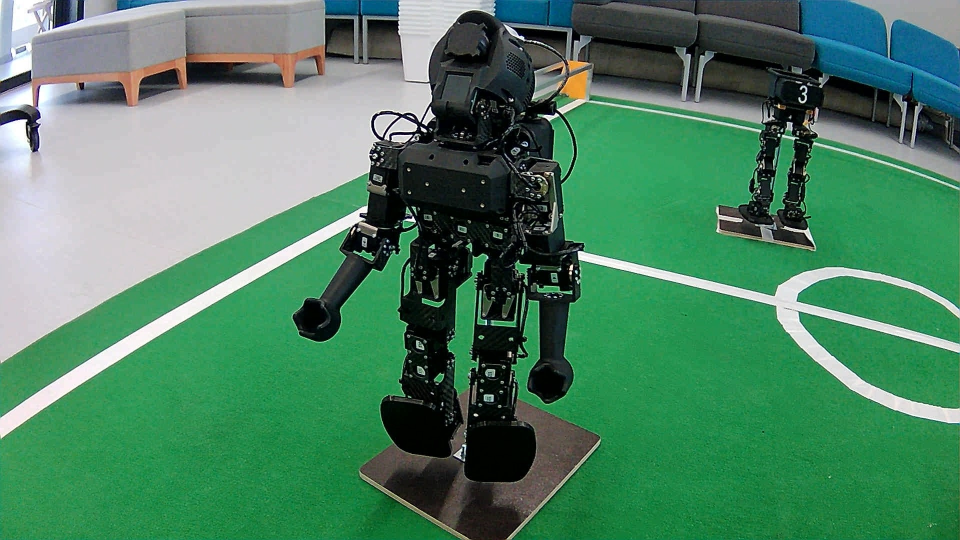
#> input picture October2024 Project/pythonProject2/prp.jpg, 1920 x 1080 px, given in place of the camera (shown at 1/2 size)
$ python 4_HSV.py   (older library calls are emulated)
#> lines starting #> are read from the running program, lines starting #| are printed output that depends on the picture; after the words box and inside, x2 and y2 are one past the last pixel; in counts of white or black regions, pixels touching at a corner belong together
#H - Hue
#S - Saturation
#V - Value
#l* - low
#h* - high

import numpy as np
import cv2

cv2.namedWindow("mask")

lh, ls, lv = (0,33,120)
hh, hs, hv = (78,93,255)

def nothing(x):
    pass


cv2.createTrackbar("lh", "mask", lh, 255, nothing)
cv2.createTrackbar("ls", "mask", ls, 255, nothing)
cv2.createTrackbar("lv", "mask", lv, 255, nothing)
cv2.createTrackbar("hh", "mask", hh, 255, nothing)
cv2.createTrackbar("hs", "mask", hs, 255, nothing)
cv2.createTrackbar("hv", "mask", hv, 255, nothing)

cam = cv2.VideoCapture(0)

while (True):
    success, frame = cam.read()
#> frame is the input picture: shape (1080, 1920, 3); mean B, G, R 99.4, 129.3, 76.8

    # [6 lines of commented-out code are left out]

    hsv = cv2.cvtColor(frame, cv2.COLOR_BGR2HSV)
#> hsv: shape (1080, 1920, 3); mean H, S, V 80.8, 124.7, 132.6

    lh = cv2.getTrackbarPos("lh", "mask")
    ls = cv2.getTrackbarPos("ls", "mask")
    lv = cv2.getTrackbarPos("lv", "mask")
    hh = cv2.getTrackbarPos("hh", "mask")
    hs = cv2.getTrackbarPos("hs", "mask")
    hv = cv2.getTrackbarPos("hv", "mask")

    print((lh,ls,lv), (hh, hs, hv))

    mask = cv2.inRange(hsv, (lh, ls, lv), (hh, hs, hv))
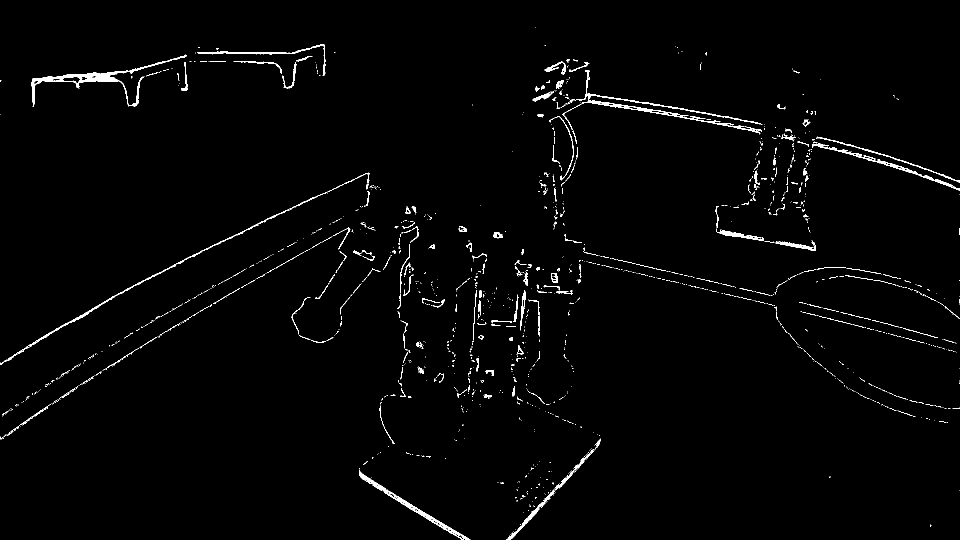
#> mask: shape (1080, 1920) (shown at 1/2 size); 1.5% white in thin lines or dots

    cv2.imshow("mask", mask)

    connectivity = 4
    # Perform the operation
    output = cv2.connectedComponentsWithStats(mask, connectivity, cv2.CV_32S)

    # Get the results
    # The first cell is the number of labels
    num_labels = output[0]
#> num_labels = 1406
    # The second cell is the label matrix
    labels = output[1]
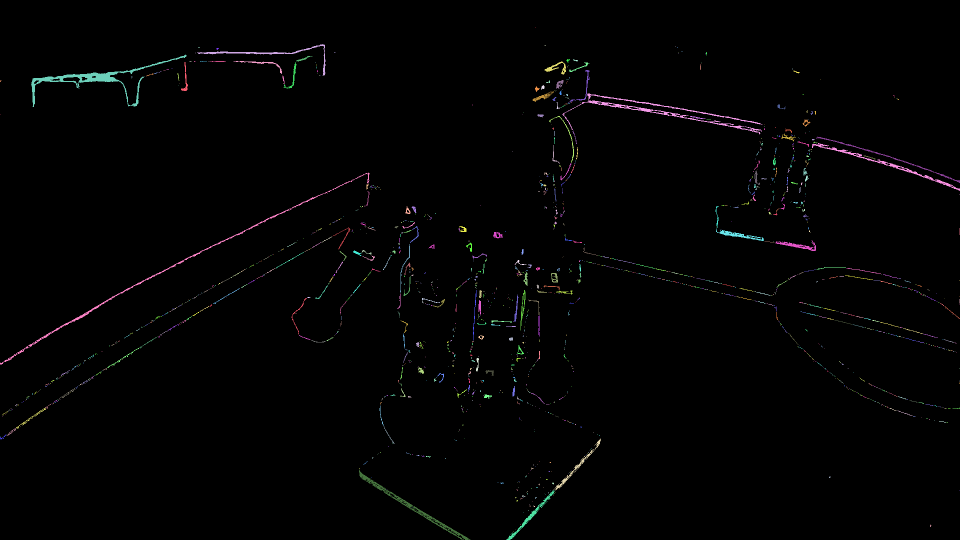
#> labels: shape (1080, 1920) int32 (shown at 1/2 size); 1406 distinct labels, from 0 to 1405; one colour per label, 0 black
    # The third cell is the stat matrix
    stats = output[2]
#> stats = 1406 rows, first 6: [0, 0, 1920, 1080, 2042499], [1070, 54, 1, 1, 1], [394, 88, 257, 63, 962], [1089, 90, 3, 2, 3], [1351, 93, 1, 1, 1], [397, 94, 2, 2, 4]

    filtered = np.zeros_like(mask)

    for i in range(1, num_labels):
        a = stats[i, cv2.CC_STAT_AREA]
        t = stats[i, cv2.CC_STAT_TOP]
        l = stats[i, cv2.CC_STAT_LEFT]
        w = stats[i, cv2.CC_STAT_WIDTH]
        h = stats[i, cv2.CC_STAT_HEIGHT]

        # print(a)

        if a >= 500:
            filtered[np.where(labels == i)] = 255
            # print(a)

            cv2.putText(frame, str(a), (l, t), cv2.FONT_HERSHEY_SIMPLEX, 1, (255, 0, 0), 2, cv2.LINE_AA)
            cv2.rectangle(frame, (l, t), (l + w, t + h), (255, 0, 0), 2)
            cv2.circle(frame, (l + w//2, t + h//2), 5, (0,0,255), 10)
#> this loop made 1405 passes
#> (a, t, l, w, h) on passes 1 to 3: (1, 54, 1070, 1, 1), (962, 88, 394, 257, 63), (3, 90, 1089, 3, 2)
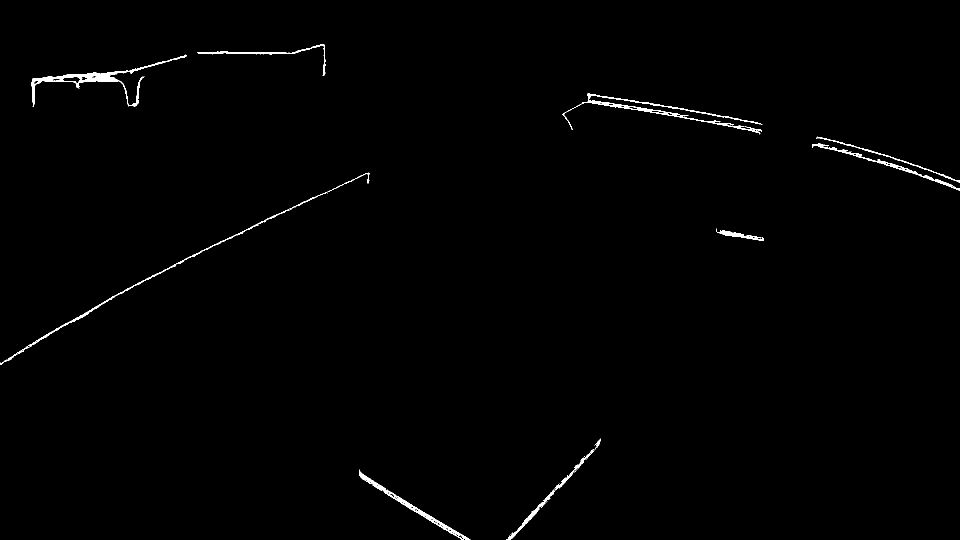
#> filtered: shape (1080, 1920) (shown at 1/2 size); 0.69% white; 10 white regions, largest, box (x1, y1, x2, y2) and area: (62, 109, 373, 214) 3078, (1125, 187, 1525, 269) 2506, (0, 345, 739, 729) 2155
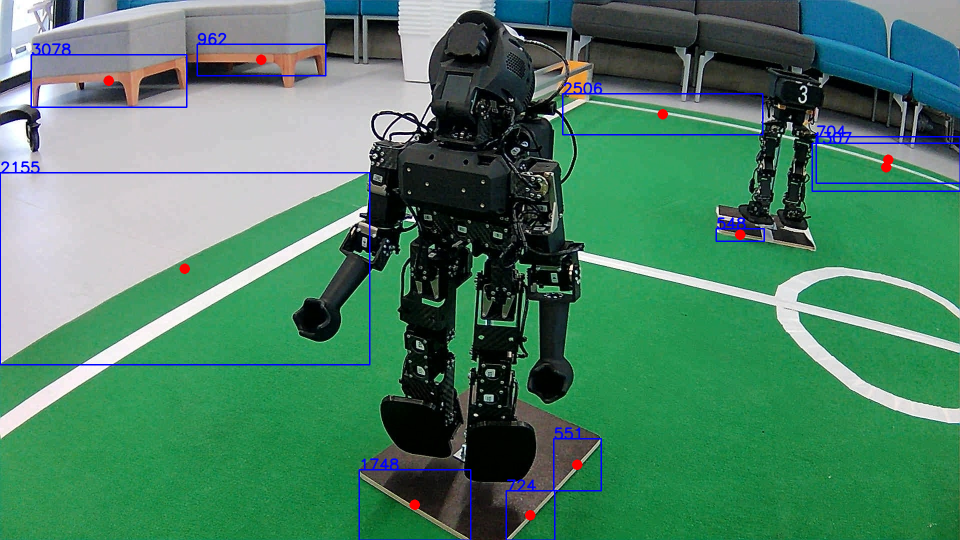
#> frame: shape (1080, 1920, 3) (shown at 1/2 size); 1.59% of pixels changed, all inside (x1, y1, x2, y2) = (0, 65, 1920, 1080)

    # print("=====================")
    # break

    cv2.imshow("frame", frame)
    # cv2.imshow("hsv", hsv[:, :, 0])
    cv2.imshow("filtered", filtered)

    key = cv2.waitKey(280) & 0xFF
#> (key q is pressed here)

    if (key == ord('q')):
        break

cam.release()
cv2.destroyAllWindows()
cv2.waitKey(1)
